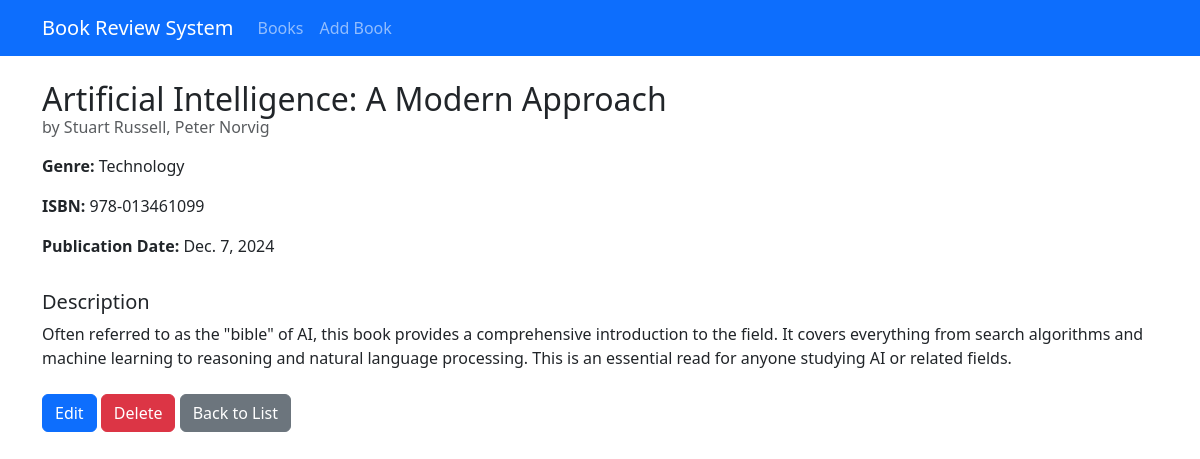
The app's page /book-detail/3/ with its own data.
### book/models.py (models this page shows, shortened)
class Book(models.Model):
    title = models.CharField(max_length=100)
    author = models.CharField(max_length=100)
    description = models.TextField()
    isbn = models.CharField('ISBN', max_length=13, unique=True)
    genre = models.CharField(max_length=20, choices=GENRE_CHOICES)
    publication_date = models.DateField()
    average_rating = models.DecimalField(
        max_digits=3,
        decimal_places=2,
        validators=[MinValueValidator(0), MaxValueValidator(5)],
        default=0
    )
    created_at = models.DateTimeField(auto_now_add=True)
    updated_at = models.DateTimeField(auto_now=True)

### book/views.py (the view)
# urls.py: path('book-detail/<int:pk>/', views.book_detail, name='book-detail'),
def book_detail(request, pk):
    book = Book.objects.get(pk=pk)
    return render(request, 'book/book_detail.html', {'book':book})

### book/templates/book/book_detail.html (shortened to what this page needs)
{% extends 'book/base.html' %}
{% block content %}
<div class="card-body">
    <h2 class="card-title">{{book.title}}</h2>
    <h6 class="card-subtitle mb-3 text-muted">by {{book.author}}</h6>
    <div class="row mb-3">
        <div class="col-md-6">
            <p><strong>Genre:</strong> {{book.get_genre_display}}</p>
            <p><strong>ISBN:</strong> {{book.isbn}}</p>
            <p><strong>Publication Date:</strong> {{book.publication_date}}</p>
        </div>
    </div>
    <h5>Description</h5>
    <p class="card-text">{{book.description}}</p>
    <div class="mt-4">
        <a href="{% url 'book-update' pk=book.pk %}" class="btn btn-primary">Edit</a>
        <a href="{% url 'book-delete' pk=book.pk %}" class="btn btn-danger">Delete</a>
        <a href="{% url 'books-list' %}" class="btn btn-secondary">Back to List</a>
    </div>
{% endblock content %}

### records on screen
Book: title "Artificial Intelligence: A Modern Approach", author "Stuart Russell, Peter Norvig", genre "Technology", isbn "978-013461099", publication_date "Dec. 7, 2024", description "Often referred to as the \"bible\" of AI, this book provides a comprehensive introduction to the field. It covers everything from search algorithms and machine learning to reasoning and natural language processing. This is an essential read for anyone studying AI or related fields."
